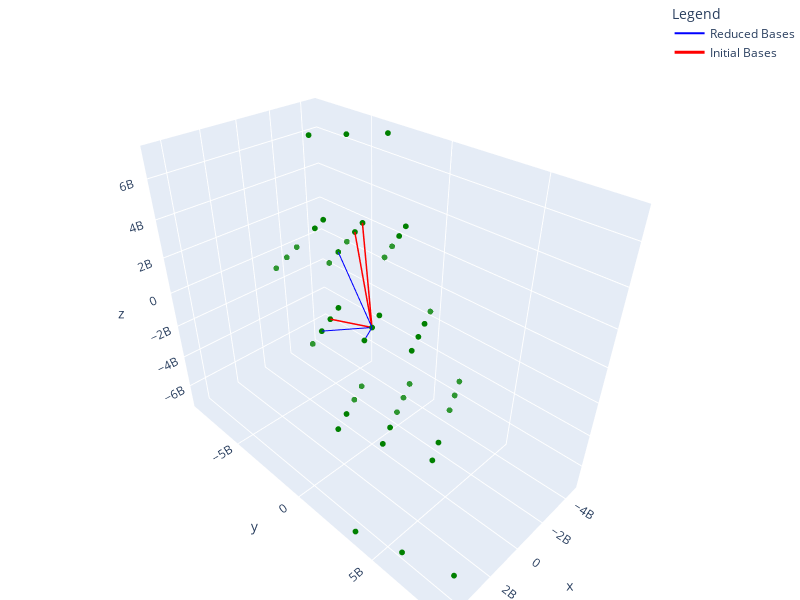

Source (notebook cell):
### Code cell
from lll import *
import matplotlib.pyplot as plt
basis = generate_lattice_points(3, 2**32)
	
#instantiating the class
reduction = LLL(3, basis)

print("Basis:\n", basis)
print("Hadamard Ratio: ", Lattice.had_ratio(basis))

red_bas= reduction.lll()
print("Reduced Basis:\n", red_bas)
print("Hadamard Ratio: ", Lattice.had_ratio(red_bas))

plot_lattice_3D(basis[0], basis[1], basis[2], red_bas[0], red_bas[1], red_bas[2], points_count=3)
